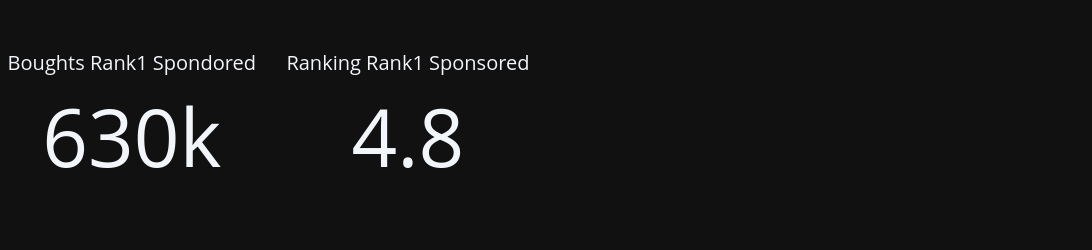

Notebook code for this chart:
### Code cell
from plotly.subplots import make_subplots
import plotly.graph_objects as go

fig = make_subplots(
    rows=1,
    cols=4,
    specs=[[{"type": "indicator"}] * 4]
)

# Tarjeta 1
fig.add_trace(
    go.Indicator(
        mode="number",
        value=top_title['bought_last_month'],
        title={"text": "Compras último mes — patrocinado"},
    ),
    row=1, col=1
)

# Tarjeta 2
fig.add_trace(
    go.Indicator(
        mode="number",
        value=top_title['rating_f'],
        title={"text": "Calificación — patrocinado"},
    ),
    row=1, col=2
)

fig.update_layout(
    width=1200,
    height=250,
    margin=dict(l=20, r=20, t=40, b=20)
)

fig.show()

### Figure 1 — Plotly figure (JSON) as saved in the notebook; plotly's stock layout.template omitted (floating-point values rounded to 4 significant figures)
{"data": [{"mode": "number", "title": {"text": "Boughts Rank1 Spondored"}, "value": 630000.0, "type": "indicator", "domain": {"x": [0.0, 0.2125], "y": [0.0, 1.0]}}, {"mode": "number", "title": {"text": "Ranking Rank1 Sponsored"}, "value": 4.8, "type": "indicator", "domain": {"x": [0.2625, 0.475], "y": [0.0, 1.0]}}], "layout": {"margin": {"l": 20, "r": 20, "t": 40, "b": 20}, "width": 1200, "height": 250}}
